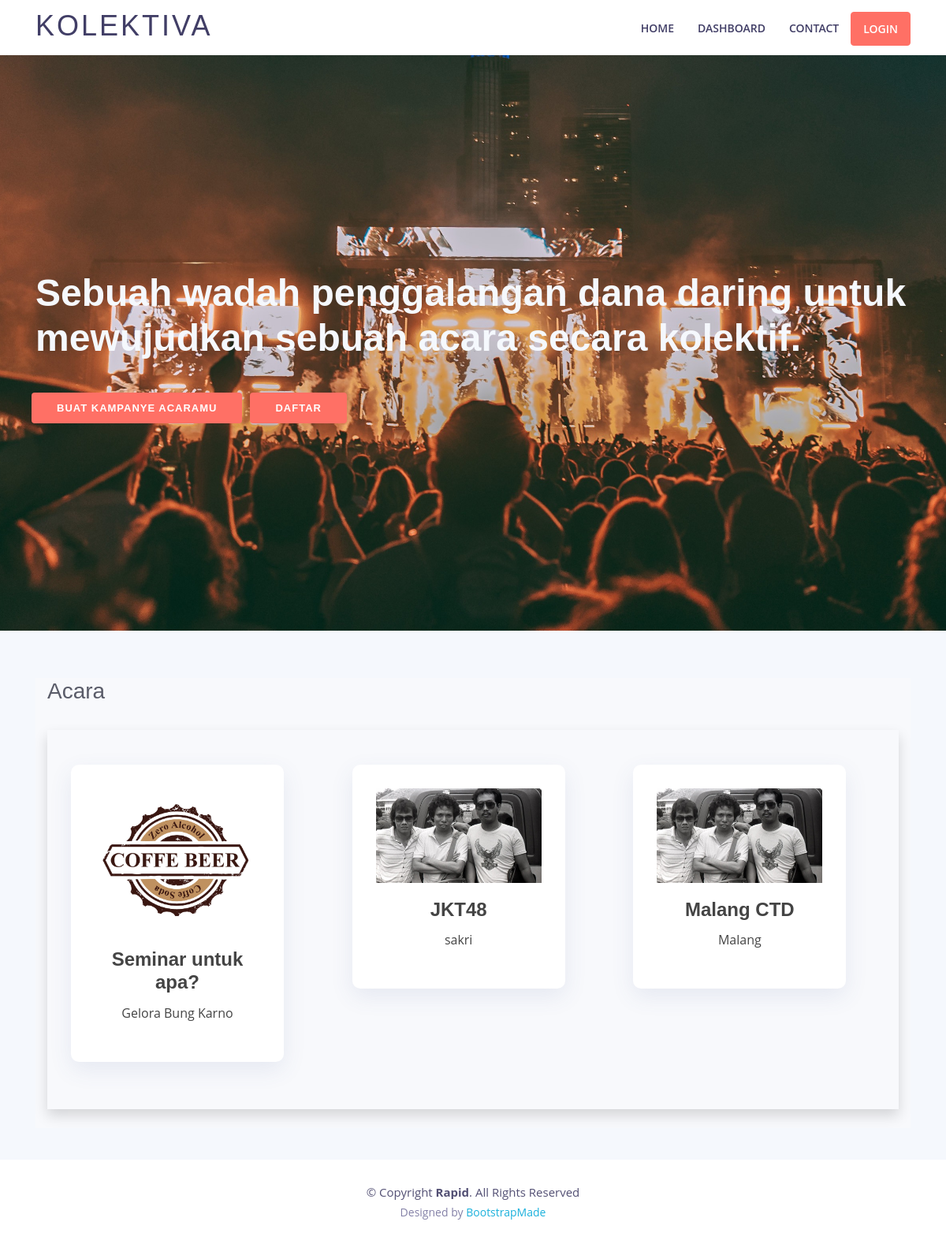
The page /CUser/campaign on the database its author committed.
### tables this page shows
CREATE TABLE `campaign` (
  `id` int(11) NOT NULL,
  `id_user` int(11) DEFAULT NULL,
  `category` text DEFAULT NULL,
  `eventName` text DEFAULT NULL,
  `eventDate` date DEFAULT NULL,
  `price` int(11) DEFAULT NULL,
  `image` text DEFAULT NULL,
  `imageKtp` varchar(50) DEFAULT NULL,
  `proposal` varchar(50) DEFAULT NULL,
  `instagram` text DEFAULT NULL,
  `campaigner` text DEFAULT NULL,
  `alamat_penyelenggara` varchar(255) DEFAULT NULL,
  `dueDate` date DEFAULT NULL,
  `venue` text DEFAULT NULL,
  `target` int(11) DEFAULT NULL,
  `detail` text DEFAULT NULL,
  `percentage` float DEFAULT NULL,
  `approval` int(11) DEFAULT NULL,
  `gift` int(11) DEFAULT NULL
);

### application/controllers/CUser.php (called while the page is built, shortened)
<?php
class CUser extends CI_Controller
{
    public function __construct()
    {
		$this->load->library('midtrans');
		$this->load->helper('url');
    }
    public function campaign()
	{
            $this->load->model('MUser');
            $data['content'] = $this->MUser->campaign();
            $this->load->view('event2', $data);
    }
}

### index.php (called while the page is built, shortened)
<?php
require_once BASEPATH.'core/CodeIgniter.php';

### application/models/MUser.php (called while the page is built, shortened)
<?php
class MUser extends CI_Model {
    public function campaign(){
        $query = $this->db->query("SELECT * from campaign where gift=0 and approval=1 and dueDate > now()");
        return $query;
    }
}
?>

### application/views/event2.php (the view, shortened to what this page needs)
<!DOCTYPE html>
<html lang="en">
<head>
    <link href=<?php echo base_url('assets/lib/bootstrap/css/bootstrap.min.css')?> rel="stylesheet">
    <link href=<?php echo base_url('assets/lib/font-awesome/css/font-awesome.min.css')?> rel="stylesheet">
    <link href=<?php echo base_url('assets/lib/animate/animate.min.css')?> rel="stylesheet">
    <link href=<?php echo base_url('assets/lib/ionicons/css/ionicons.min.css')?> rel="stylesheet">
    <link href=<?php echo base_url('assets/lib/owlcarousel/assets/owl.carousel.min.css')?> rel="stylesheet">
    <link href=<?php echo base_url('assets/lib/lightbox/css/lightbox.min.css')?> rel="stylesheet">
    <link href=<?php echo base_url('assets/css/style.css')?> rel="stylesheet">
    <link href=<?php echo base_url('assets/vendor/fontawesome-free/css/all.min.css')?> rel="stylesheet" type="text/css">
    <link href=<?php echo base_url('assets/css/sb-admin-2.css')?> rel="stylesheet">
    <link href=<?php echo base_url('assets/vendor/datatables/dataTables.bootstrap4.min.css')?> rel="stylesheet">
</head>
<body>
    <?php include 'topbar.php' ?>
    <?php include 'banner.php' ?>
    <main id="main">
        <section id="services" class="section-bg">
            <div class="container">
                <div id="wrapper">
                    <div id="content-wrapper" class="d-flex flex-column">
                        <div id="content">
                            <div class="container-fluid">
                                <div class="d-sm-flex align-items-center justify-content-between mb-4">
                                    <h1 class="h3 mb-2 text-gray-800">Acara</h1>
                                </div>
                                <div class="shadow mb-4">
                                    <div class="card-body">
                                            <br>
                                            <div class="row">
                                                <?php foreach ($content->result_array() as $key): ?>
                                                <div class="col-md-6 col-lg-4 wow bounceInUp" data-wow-duration="1.4s" onclick="window.location.href = '<?php echo base_url() ?>CUser/contribute2/<?php echo $key['id'] ?>'">
                                                    <div class="box" style="width:270px;">
                                                        <img class="card-img-top"
                                                            src="<?php echo base_url('assets/uploads/campaign/')?><?php echo $key['image'] ?>"
                                                            alt="Card image cap">
                                                        <div class="card-body">
                                                            <h4 class="card-title"><b><?php echo $key['eventName'] ?></b>
                                                            </h4>
                                                            <p class="card-text"><?php echo $key['venue'] ?></p>
                                                        </div>
                                                    </div>
                                                </div>
                                                <?php endforeach ?>
                                            </div>
                                    </div>
                                </div>
                            </div>
                        </div>
                    </div>
                </div>
        </section>
        <section id="footer">
            <div class="container">
                <div class="copyright">
                    &copy; Copyright <strong>Rapid</strong>. All Rights Reserved
                </div>
                <div class="credits">
                    Designed by <a href="https://bootstrapmade.com/">BootstrapMade</a>
                </div>
            </div>
        </section>
        <?php include 'login.php' ?>
</body>
</html>

### assets/css/style.css (style rules this page uses)
body { background: #fff; color: #444; font-family: "Open Sans", sans-serif; }
a { color: #1bb1dc; transition: 0.5s; }
p { padding: 0; margin: 0 0 30px 0; }
h1, h2, h3, h4, h5, h6 { font-family: "Montserrat", sans-serif; font-weight: 400; margin: 0 0 20px 0; padding: 0; }
.section-bg { background: #f5f8fd; }
#services { padding: 60px 0 40px 0; }
#services .box { padding: 30px; position: relative; overflow: hidden; border-radius: 10px; margin: 0 10px 40px 10px; background: #fff; box-shadow: 0 10px 29px 0 rgba(68, 88, 144, 0.1); transition: all 0.3s ease-in-out; text-align: center; }
#footer { padding: 0 0 30px 0; font-size: 14px; background: #fff; }
#footer .copyright { text-align: center; padding-top: 30px; color: #535074; font-size: 15px; }
#footer .credits { text-align: center; font-size: 14px; padding-top: 4px; color: #8582a8; }
#footer .credits a { color: #1bb1dc; }

### rows shown on the page
campaign: image (picture), eventName "Seminar untuk apa?", venue "Gelora Bung Karno"
campaign: image (picture), eventName "JKT48", venue "sakri"
campaign: image (picture), eventName "Malang CTD", venue "Malang"
